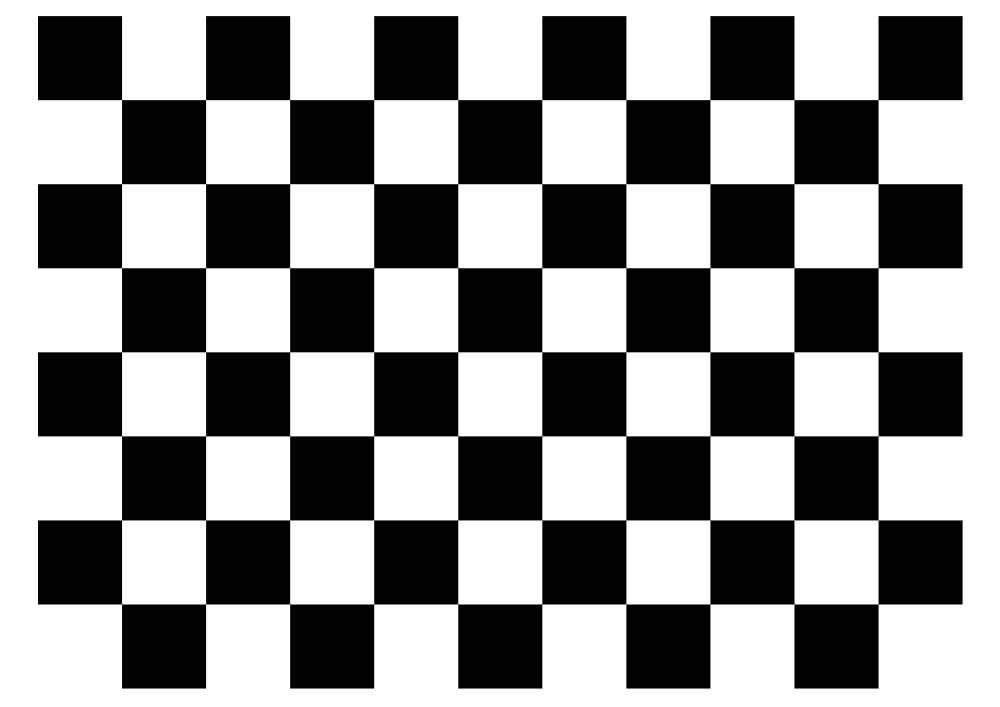
#> input picture Image_1.png, 1000 x 707 px
$ python run.py
#> lines starting #> are read from the running program, lines starting #| are printed output that depends on the picture; after the words box and inside, x2 and y2 are one past the last pixel; in counts of white or black regions, pixels touching at a corner belong together
import cv2

import numpy as np
import math

Image=cv2.imread("Image_1.png")
#> Image is the input picture: shape (707, 1000, 3); min 0, max 255, mean 142.9
angle=60
anglerad=(math.pi*angle)/180
# Rotation
# Mat=([math.cos(anglerad),math.sin(anglerad),0] ,
#      [-math.sin(anglerad),math.cos(anglerad),0] ,
#      [0,0,1])
# Affine
# Mat=([[ 0.5, 0,  5],
#         [0.1,  0.5,5],
#         [0,0,  1]])
# Homography
# Mat=([[ 20, 0,  0],
#         [0.1,  20,0],
#         [0.01,0.01,  10]])
# Translational
pixel_value_tx =50
pixel_value_ty  = 40
Mat=([[1, 0,  pixel_value_tx],
        [0, 1,pixel_value_ty],
        [0,0,  1]])

s=Image.shape
#> s = (707, 1000, 3)

s

##Bring The Origin To Center
trans=([1,0,s[0]/2] ,
       [0,1,s[1]/2] ,
       [0,0,1])
#> trans = ([1, 0, 353.5], [0, 1, 500], [0, 0, 1])

outx=np.zeros([s[0],s[1]])
outy=np.zeros([s[0],s[1]])

for i in range(0,s[0]):
    for j in range(0,s[1]):
        new=(np.dot(Mat,[j,i,1]))
        outx[i,j]=new[0]/new[2]
        outy[i,j]=new[1]/new[2]
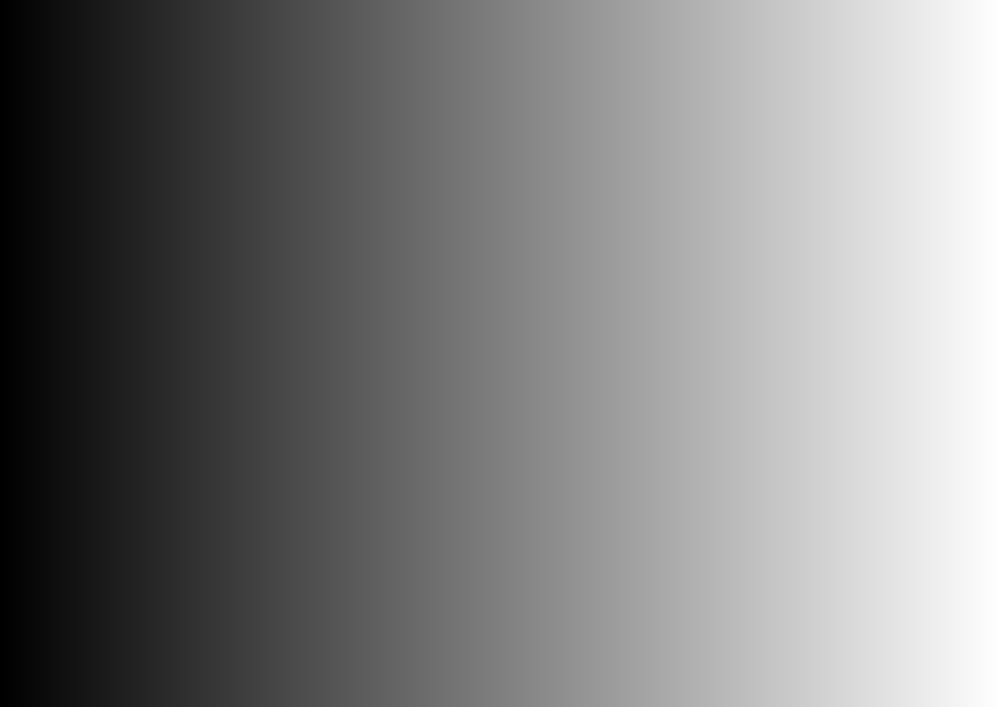
#> outx: shape (707, 1000) float64; min 50, max 1049, mean 549.5; drawn with min black and max white
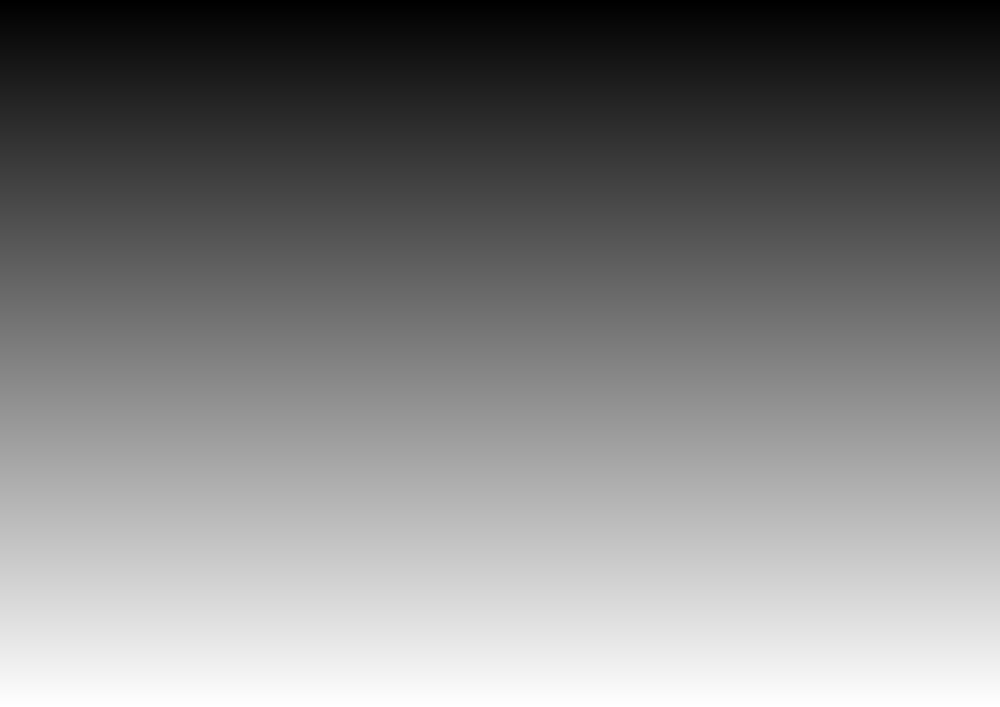
#> outy: shape (707, 1000) float64; min 40, max 746, mean 393; drawn with min black and max white

minoutx = np.min(outx)
#> minoutx = 50
minouty = np.min(outy)
#> minouty = 40
maxoutx = np.max(outx)
#> maxoutx = 1049
maxouty = np.max(outy)

f=np.zeros(([int(maxouty+abs(minouty)+2),int(maxoutx+abs(minoutx)+4),3]))

for i in range(0,s[0]):
    for j in range(0,s[1]):
        f[(int(outy[i,j]+abs(minouty)+1)),(int(outx[i,j]+abs(minoutx)+1)),0]=Image[i,j,0]
        f[(int(outy[i,j]+abs(minouty)+1)),(int(outx[i,j]+abs(minoutx)+1)),1]=Image[i,j,1]
        f[(int(outy[i,j]+abs(minouty)+1)),(int(outx[i,j]+abs(minoutx)+1)),2]=Image[i,j,2]
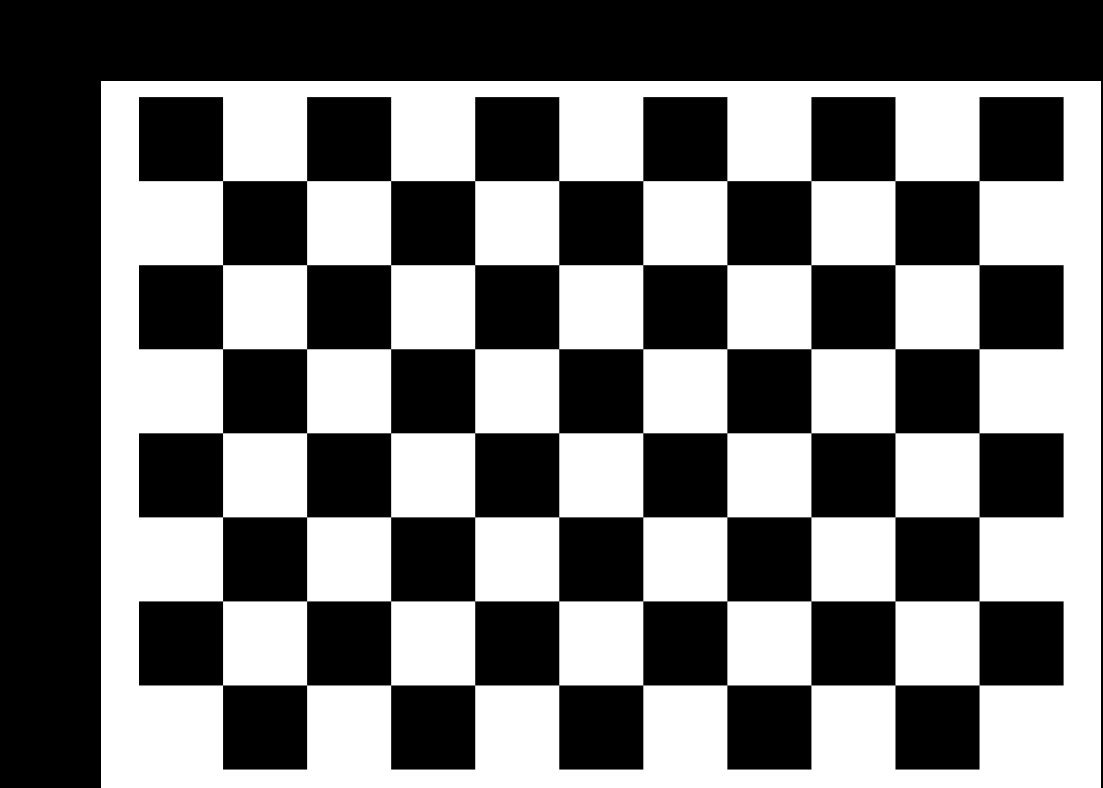
#> f: shape (788, 1103, 3) float64; min 0, max 255, mean 116.2

cv2.imwrite("OUTPUT_IMG.png", f)


cv2.imshow("OUTPUT",f)
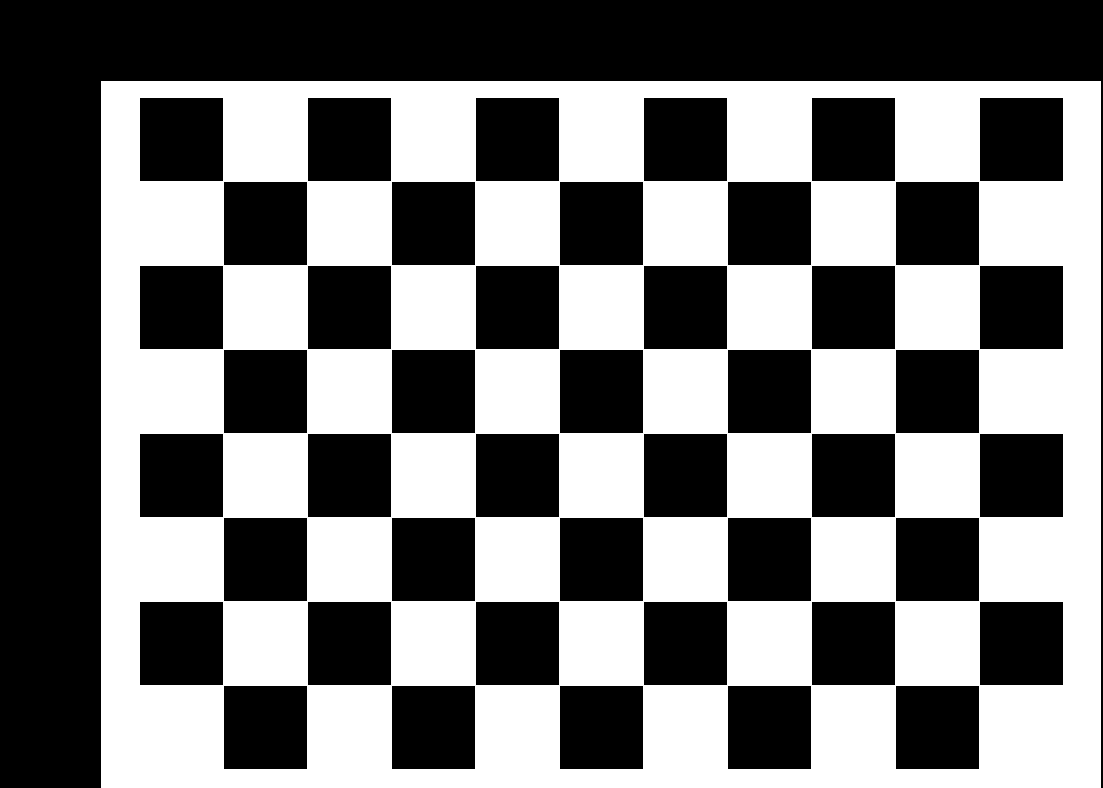
#> window 'OUTPUT': shape (788, 1103, 3); 46.5% white; 1 white region, box (x1, y1, x2, y2) and area: (101, 81, 1101, 788) 403884
cv2.waitKey(0)
